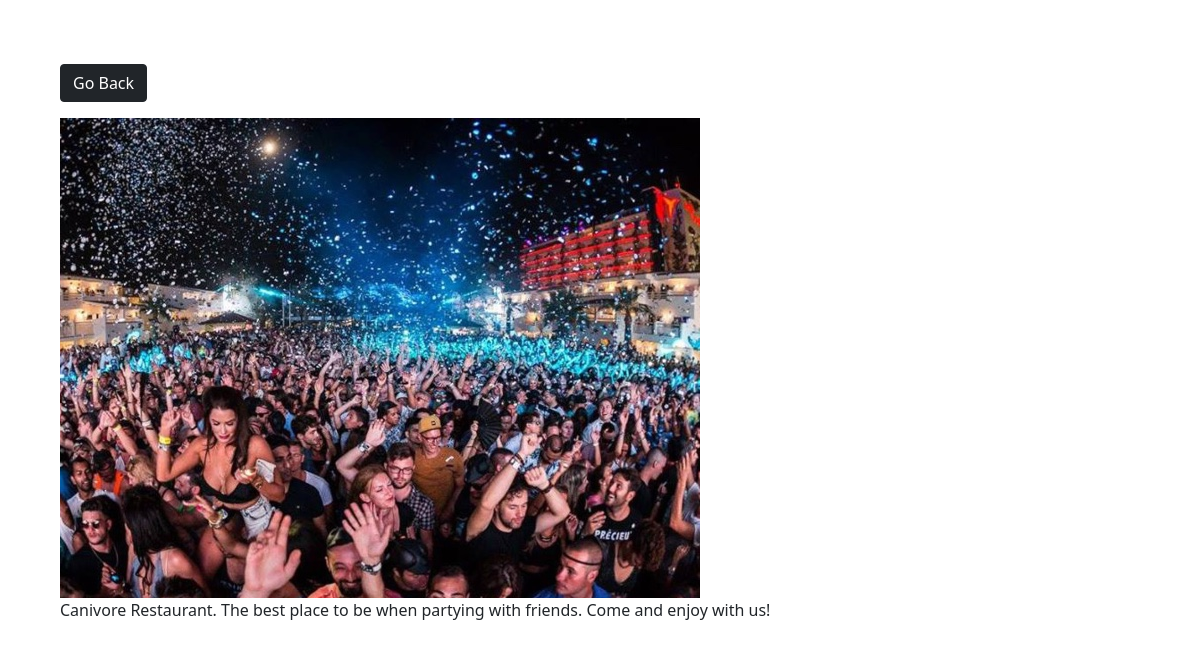
/photo/4/, run on the app's committed database.
### photos/models.py (models this page shows, shortened)
class Photo(models.Model):
    category = models.ForeignKey(
        Category, on_delete=models.SET_NULL, null=True, blank=True)
    image = models.ImageField(null=False, blank=False)
    description = models.CharField(max_length=500, null=False, blank=False)

### photos/views.py (the view)
# urls.py: path('photo/<str:pk>/', views.viewPhoto, name='photo'),
def viewPhoto(request, pk):
    photo = Photo.objects.get(id=pk)
    return render(request, 'photos/photo.html', {'photo': photo})

### photos/templates/photos/photo.html (shortened to what this page needs)
<!DOCTYPE html>
<html>
    <head>
        <link href="https://cdn.jsdelivr.net/npm/bootstrap@5.0.0-beta1/dist/css/bootstrap.min.css" rel="stylesheet"
>
        {% load static %}
        <link rel="stylesheet"  href="{%  static  'css/style.css'  %}">
    </head>
    <body class="m-5">
        <div class="container">
            <div class="row justify-content-center">
                <div class="col">
                    <a href="{% url 'gallery' %}" class="btn btn-dark my-3">Go Back</a>
                    <div class="photo">
                        <img src="{{photo.image.url}}">
                        <p>{{photo.description}}</p>
                    </div>
                </div>
            </div>
        </div>
    </body>
</html>

### photos/statict/css/style.css (style rules this page uses)
.photo { height: 90vh; }
img { max-width: 100%; max-height: 100%; }

### data on the page
Photo: image (picture), description "Canivore Restaurant. The best place to be when partying with friends. Come and enjoy with us!"
